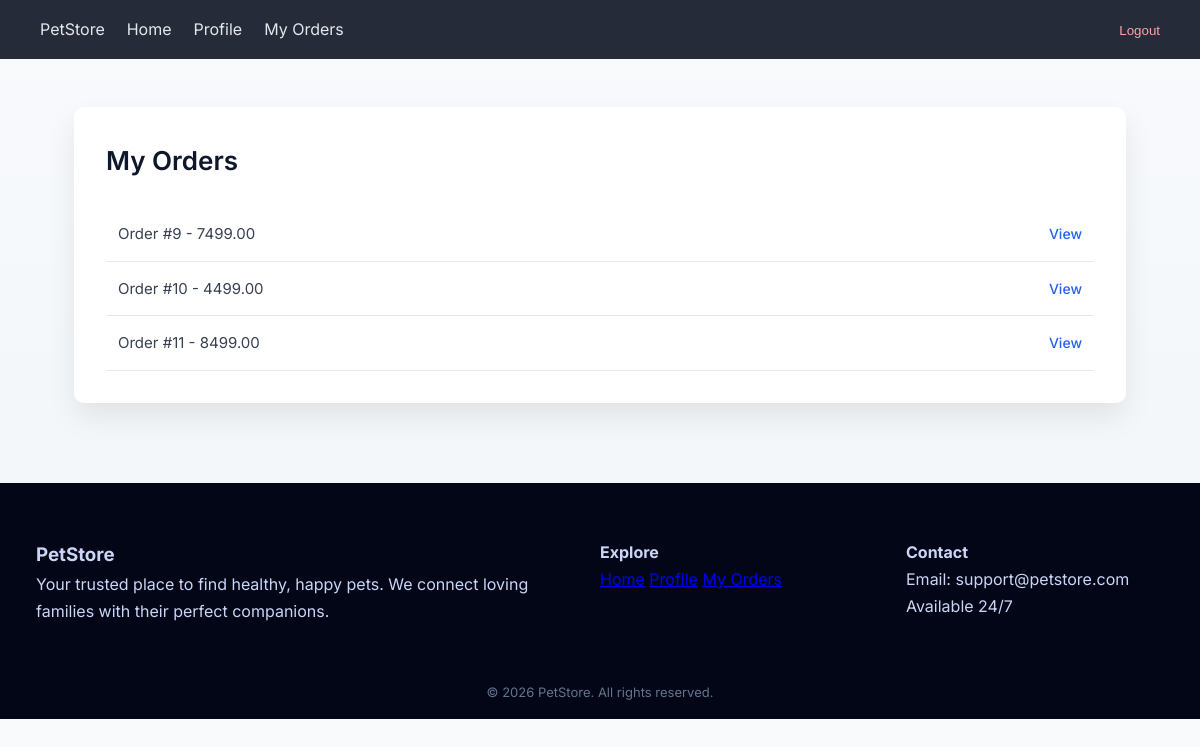
The page /my-orders/ (signed in) on the database as committed earlier.
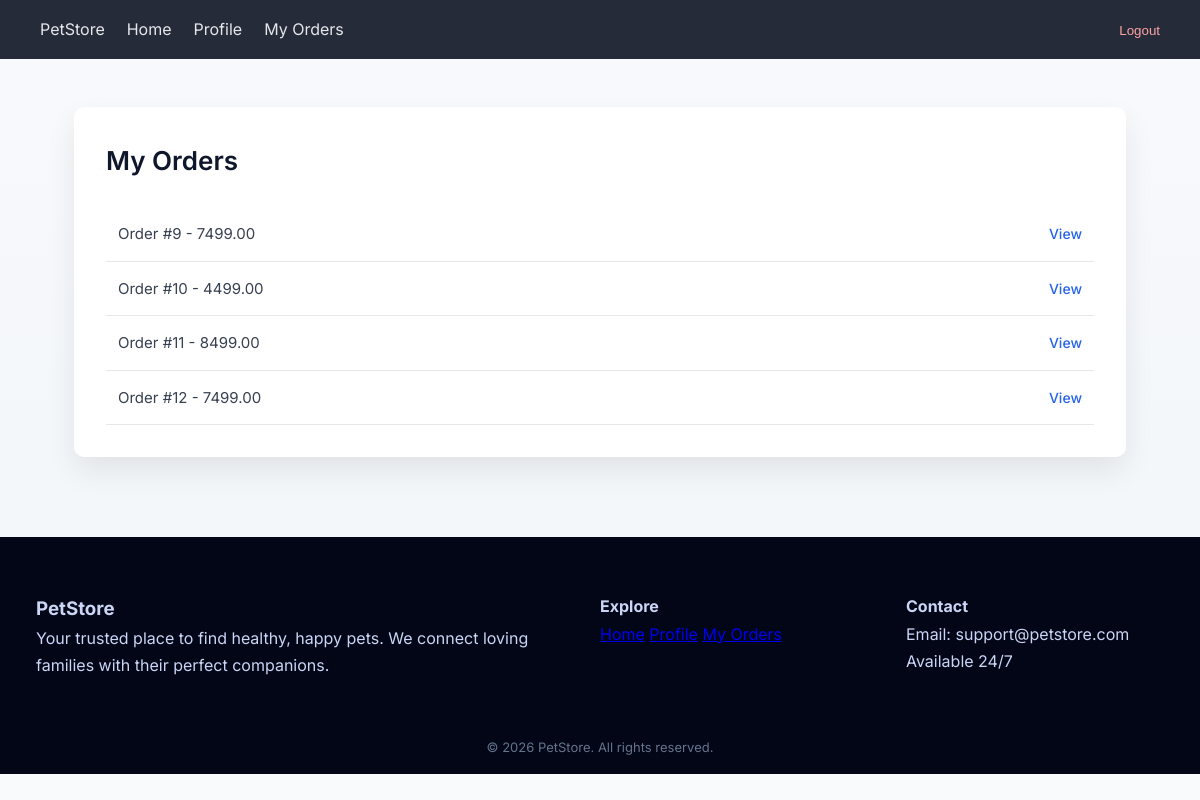
The same page on the database as committed later.
### Shop/models.py (models this page shows, shortened)
class Order(models.Model):
    customer = models.ForeignKey(
        Customer,
        on_delete=models.CASCADE,
        related_name="orders"
    )
    order_date = models.DateTimeField(auto_now_add=True)
    total_amount = models.DecimalField(max_digits=10, decimal_places=2)

### Shop/views.py (the view)
# urls.py: path('my-orders/', views.my_orders, name='my_orders'),
@login_required
def my_orders(request):
    customer = get_object_or_404(Customer, user=request.user)
    orders = customer.orders.all()
    return render(request, 'orders/my_orders.html', {
        'orders': orders
    })

### Shop/templates/orders/my_orders.html (shortened to what this page needs)
{% extends 'base.html' %}
{% load static %}
{% block css %}
<link rel="stylesheet" href="{% static 'css/my_order.css' %}">
{% endblock %}
{% block content %}
<div class="order-box">
<h2>My Orders</h2>
<ul>
    {% for order in orders %}
        <li>
            Order #{{ order.id }} - {{ order.total_amount }}
            <a href="{% url 'order_detail' order.id %}">View</a>
        </li>
    {% empty %}
        <p>No orders found.</p>
    {% endfor %}
</ul>
</div>
{% endblock %}

### Shop/templates/base.html (shortened to what this page needs)
{% load static %}
<!DOCTYPE html>
<html lang="en">
<head>
    <link rel="stylesheet" href="{% static 'css/base.css' %}">
    {% block css %}{% endblock %}
</head>
<body>
<nav class="main-nav">
    <div class="nav-left">
        <a href="{% url 'product_list' %}" class="nav-logo">PetStore</a>
        <a href="{% url 'product_list' %}">Home</a>
        {% if user.is_authenticated %}
            <a href="{% url 'customer_profile' %}">Profile</a>
            <a href="{% url 'my_orders' %}">My Orders</a>
        {% endif %}
    </div>
    <div class="nav-right">
        {% if user.is_authenticated %}
            <form method="post" action="{% url 'logout' %}">
                <button type="submit" class="nav-logout">Logout</button>
            </form>
        {% else %}
            <a href="{% url 'login' %}" class="nav-btn">Login</a>
            <a href="{% url 'signup' %}" class="nav-btn outline">Sign Up</a>
        {% endif %}
    </div>
</nav>
<main class="auth-container">
    {% block content %}{% endblock %}
</main>
<footer class="site-footer"> <div class="footer-container">
    <div class="footer-brand"> <h3>PetStore</h3> <p> Your trusted place to find healthy, happy pets. We connect loving families with their perfect companions. </p>
    </div> <div class="footer-links">
        <h4>Explore</h4> <a href="{% url 'product_list' %}">Home</a> {% if user.is_authenticated %} <a href="{% url 'customer_profile' %}">Profile</a>
        <a href="{% url 'my_orders' %}">My Orders</a> {% else %} <a href="{% url 'login' %}">Login</a>
        <a href="{% url 'signup' %}">Sign Up</a> {% endif %} </div> <div class="footer-meta">
             <h4>Contact</h4> <p>Email: support@petstore.com</p> <p>Available 24/7</p> </div> </div>
              <div class="footer-bottom"> © {% now "Y" %} PetStore. All rights reserved. </div> </footer>
</body>
</html>

### Shop/static/css/base.css (style rules this page uses)
:root { --bg-main: #f8fafc; --bg-soft: #f1f5f9; --bg-dark: #020617; --text-main: #020617; --text-muted: #64748b; --text-light: #e5e7eb; --primary: #2563eb; --primary-hover: #1e40af; --accent: #60a5fa; --border-soft: #e2e8f0; --radius-sm: 6px; --radius-md: 10px; --radius-lg: 16px; }
* { margin: 0; padding: 0; box-sizing: border-box; }
body { font-family: "Inter", system-ui, sans-serif; background: linear-gradient(180deg, #f8fafc, #f1f5f9); color: var(--text-main); line-height: 1.7; }
.main-nav { position: sticky; top: 0; z-index: 100; display: flex; justify-content: space-between; align-items: center; padding: 16px 40px; background: rgba(2, 6, 23, 0.85); backdrop-filter: blur(12px); }
.nav-left, .nav-right { display: flex; align-items: center; gap: 22px; }
.main-nav a { color: var(--text-light); text-decoration: none; }
.nav-logout { background: none; border: none; color: #fca5a5; cursor: pointer; }
.auth-container { max-width: 1100px; margin: 48px auto; padding: 0 24px; }
.site-footer { background: var(--bg-dark); color: #cbd5f5; margin-top: 80px; padding-top: 56px; }
.footer-container { max-width: 1200px; margin: auto; padding: 0 36px; display: grid; grid-template-columns: 2fr 1fr 1fr; gap: 48px; }
.footer-bottom { margin-top: 40px; padding: 16px; text-align: center; font-size: 13px; color: #64748b; }

### Shop/static/css/my_order.css (style rules this page uses)
.order-box { background: #ffffff; border-radius: 10px; padding: 32px; box-shadow: 0 14px 30px rgba(0, 0, 0, 0.08); }
.order-box h2 { font-size: 26px; font-weight: 600; margin-bottom: 24px; color: #0f172a; }
.order-box ul { list-style: none; padding-left: 0; margin: 0; }
.order-box li { padding: 14px 12px; border-bottom: 1px solid #e5e7eb; font-size: 15px; display: flex; justify-content: space-between; align-items: center; color: #374151; transition: background-color 0.2s ease; }
.order-box a { font-size: 14px; font-weight: 500; color: #2563eb; text-decoration: none; }

Rows that differ between the two databases and show on the page:
added Order: id "12", total_amount "7499.00"
